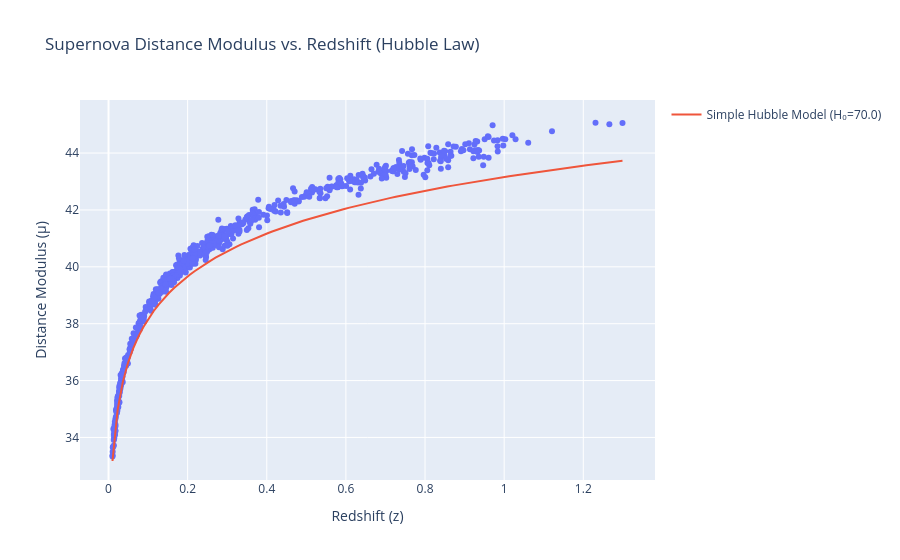

The notebook cell saved with this chart:
### Code cell
import numpy as np

# Define a Hubble Constant
H0 = 70.0

# Calculate the theoretical model
z_range = np.linspace(supernova_df[SUPERNOVA_KEYS['REDSHIFT']].min(), supernova_df[SUPERNOVA_KEYS['REDSHIFT']].max(), 100)
simple_model_mu = cosmology.calculate_simple_hubble_model(z_range, H0)

# Create the plot
fig = px.scatter(supernova_df, x=SUPERNOVA_KEYS['REDSHIFT'], y='distance_modulus', 
                 title='Supernova Distance Modulus vs. Redshift (Hubble Law)',
                 labels={SUPERNOVA_KEYS['REDSHIFT']: 'Redshift (z)', 'distance_modulus': 'Distance Modulus (μ)'})

# Add the theoretical line
fig.add_scatter(x=z_range, y=simple_model_mu, mode='lines', name=f'Simple Hubble Model (H₀={H0})')
fig.show()

### Figure 1 — Plotly figure (JSON) as saved in the notebook; plotly's stock layout.template omitted (floating-point values rounded to 4 significant figures; data arrays with more than 128 entries replaced by an {"elided": "..."} marker saying what was removed)
{"data": [{"hovertemplate": "Redshift (z)=%{x}<br>Distance Modulus (μ)=%{y}<extra></extra>", "legendgroup": "", "marker": {"color": "#636efa", "symbol": "circle"}, "mode": "markers", "name": "", "orientation": "v", "showlegend": false, "type": "scatter", "x": {"elided": "732 float values"}, "xaxis": "x", "y": {"elided": "732 float values"}, "yaxis": "y"}, {"mode": "lines", "name": "Simple Hubble Model (H₀=70.0)", "type": "scatter", "x": [0.01006, 0.02308, 0.0361, 0.04912, 0.06214, 0.07516, 0.08818, 0.1012, 0.1142, 0.1272, 0.1403, 0.1533, 0.1663, 0.1793, 0.1923, 0.2054, 0.2184, 0.2314, 0.2444, 0.2575, 0.2705, 0.2835, 0.2965, 0.3095, 0.3226, 0.3356, 0.3486, 0.3616, 0.3746, 0.3877, 0.4007, 0.4137, 0.4267, 0.4397, 0.4528, 0.4658, 0.4788, 0.4918, 0.5048, 0.5179, 0.5309, 0.5439, 0.5569, 0.5699, 0.583, 0.596, 0.609, 0.622, 0.6351, 0.6481, 0.6611, 0.6741, 0.6871, 0.7002, 0.7132, 0.7262, 0.7392, 0.7522, 0.7653, 0.7783, 0.7913, 0.8043, 0.8173, 0.8304, 0.8434, 0.8564, 0.8694, 0.8824, 0.8955, 0.9085, 0.9215, 0.9345, 0.9475, 0.9606, 0.9736, 0.9866, 0.9996, 1.013, 1.026, 1.039, 1.052, 1.065, 1.078, 1.091, 1.104, 1.117, 1.13, 1.143, 1.156, 1.169, 1.182, 1.195, 1.208, 1.221, 1.234, 1.247, 1.26, 1.273, 1.286, 1.299], "y": [33.17, 34.97, 35.95, 36.61, 37.13, 37.54, 37.89, 38.18, 38.45, 38.68, 38.89, 39.09, 39.26, 39.43, 39.58, 39.72, 39.85, 39.98, 40.1, 40.21, 40.32, 40.42, 40.52, 40.61, 40.7, 40.79, 40.87, 40.95, 41.03, 41.1, 41.17, 41.24, 41.31, 41.37, 41.44, 41.5, 41.56, 41.62, 41.67, 41.73, 41.78, 41.84, 41.89, 41.94, 41.99, 42.03, 42.08, 42.13, 42.17, 42.22, 42.26, 42.3, 42.34, 42.38, 42.42, 42.46, 42.5, 42.54, 42.58, 42.61, 42.65, 42.69, 42.72, 42.75, 42.79, 42.82, 42.85, 42.89, 42.92, 42.95, 42.98, 43.01, 43.04, 43.07, 43.1, 43.13, 43.16, 43.19, 43.21, 43.24, 43.27, 43.29, 43.32, 43.35, 43.37, 43.4, 43.42, 43.45, 43.47, 43.5, 43.52, 43.55, 43.57, 43.59, 43.62, 43.64, 43.66, 43.68, 43.7, 43.73]}], "layout": {"legend": {"tracegroupgap": 0}, "title": {"text": "Supernova Distance Modulus vs. Redshift (Hubble Law)"}, "xaxis": {"anchor": "y", "domain": [0, 1], "title": {"text": "Redshift (z)"}}, "yaxis": {"anchor": "x", "domain": [0, 1], "title": {"text": "Distance Modulus (μ)"}}}}
